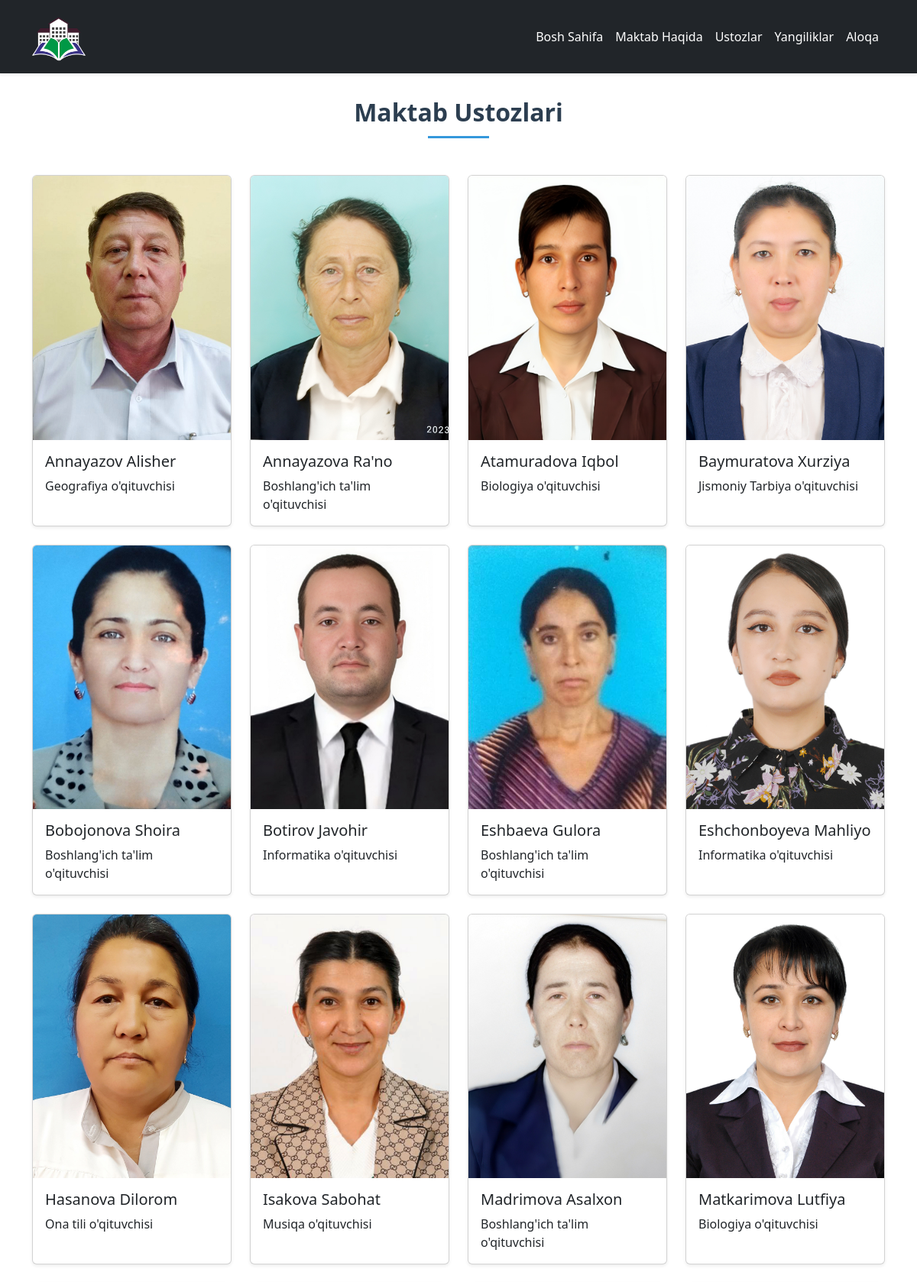
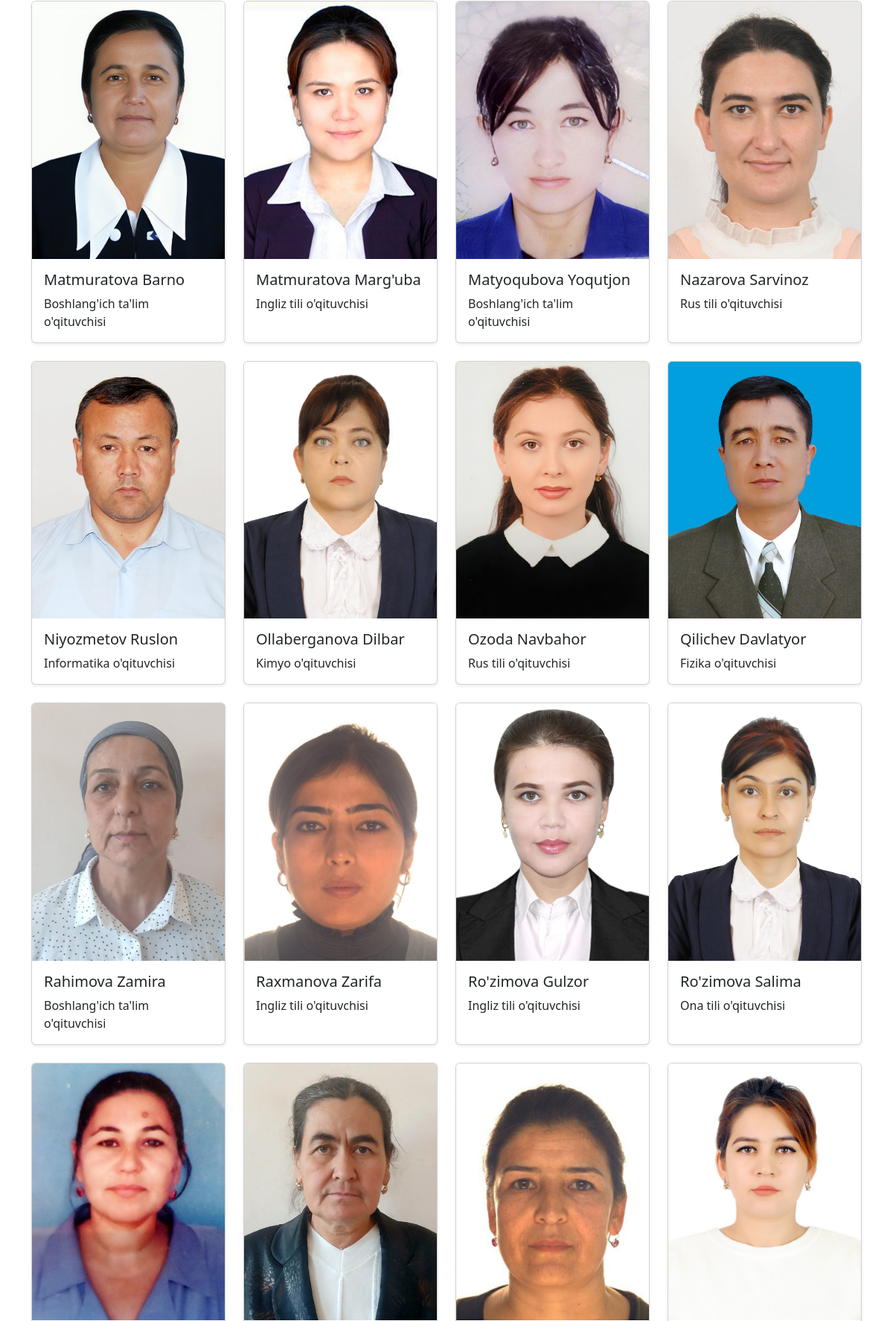
Screenshot of /teachers/ (upper part) with the database file from the repository (2 pictures, top to bottom).
### home/models.py (models this page shows, shortened)
class Teacher(models.Model):
    name = models.CharField(max_length=100, verbose_name="Ism")
    subject = models.CharField(max_length=100, verbose_name="Fan")
    photo = models.ImageField(upload_to='teachers_photos/', verbose_name="Rasm")
    class Meta:
        verbose_name = "Ustoz"
        verbose_name_plural = "Ustozlar"

### home/views.py (the view)
# urls.py: path('teachers/', teachers_view, name='teachers'),
def teachers_view(request):
    teachers = Teacher.objects.all().order_by('name')
    return render(request, 'teachers.html', {'teachers': teachers})

### templates/teachers.html (shortened to what this page needs)
{% extends 'base.html' %}
{% load static %}
{% block content %}
<main style="padding-top: 80px;">
    <h2 class="text-center mb-5 section-title fw-bold">Maktab Ustozlari</h2>
</main>
<div class="row g-4">
    {% for teacher in teachers %}
    <div class="col-md-6 col-lg-3">
        <div class="card h-100 teacher-card shadow-sm">
            <img src="{{ teacher.photo.url }}" class="card-img-top" alt="{{ teacher.name }}">
            <div class="card-body">
                <h5 class="card-title">{{ teacher.name }}</h5>
                <p class="card-text">{{ teacher.subject }} o'qituvchisi</p>
            </div>
        </div>
    </div>
    {% endfor %}
</div>
{% endblock %}

### static/main/css/main.css (style rules this page uses)
body { display: flex; flex-direction: column; min-height: 100vh; background-color: #ffff; }
main { flex: 1; }
.card, .img-fluid, .text-center { animation: fadeInUp 1s ease-out forwards; opacity: 0; }
.card { animation-delay: 0.5s; }
.text-center { animation-delay: 1.5s; }

### static/main/css/news.css (style rules this page uses)
.section-title { color: #2c3e50; position: relative; padding-bottom: 15px; font-weight: bold; }
.section-title::after { content: ''; position: absolute; bottom: 0; left: 50%; transform: translateX(-50%); width: 80px; height: 3px; background-color: #3498db; }

### rows the page displays
Teacher: photo (picture), name "Annayazov Alisher", subject "Geografiya"
Teacher: photo (picture), name "Annayazova Ra'no", subject "Boshlang'ich ta'lim"
Teacher: photo (picture), name "Atamuradova Iqbol", subject "Biologiya"
Teacher: photo (picture), name "Baymuratova Xurziya", subject "Jismoniy Tarbiya"
Teacher: photo (picture), name "Bobojonova Shoira", subject "Boshlang'ich ta'lim"
Teacher: photo (picture), name "Botirov Javohir", subject "Informatika"
Teacher: photo (picture), name "Eshbaeva Gulora", subject "Boshlang'ich ta'lim"
Teacher: photo (picture), name "Eshchonboyeva Mahliyo", subject "Informatika"
Teacher: photo (picture), name "Hasanova Dilorom", subject "Ona tili"
Teacher: photo (picture), name "Isakova Sabohat", subject "Musiqa"
Teacher: photo (picture), name "Madrimova Asalxon", subject "Boshlang'ich ta'lim"
Teacher: photo (picture), name "Matkarimova Lutfiya", subject "Biologiya"
Teacher: photo (picture), name "Matmuratova Barno", subject "Boshlang'ich ta'lim"
Teacher: photo (picture), name "Matmuratova Marg'uba", subject "Ingliz tili"
Teacher: photo (picture), name "Matyoqubova Yoqutjon", subject "Boshlang'ich ta'lim"
Teacher: photo (picture), name "Nazarova Sarvinoz", subject "Rus tili"
Teacher: photo (picture), name "Niyozmetov Ruslon", subject "Informatika"
Teacher: photo (picture), name "Ollaberganova Dilbar", subject "Kimyo"
Teacher: photo (picture), name "Ozoda Navbahor", subject "Rus tili"
Teacher: photo (picture), name "Qilichev Davlatyor", subject "Fizika"
Teacher: photo (picture), name "Rahimova Zamira", subject "Boshlang'ich ta'lim"
Teacher: photo (picture), name "Raxmanova Zarifa", subject "Ingliz tili"
Teacher: photo (picture), name "Ro'zimova Gulzor", subject "Ingliz tili"
Teacher: photo (picture), name "Ro'zimova Salima", subject "Ona tili"
Teacher: photo (picture)
Teacher: photo (picture)
Teacher: photo (picture)
Teacher: photo (picture)
